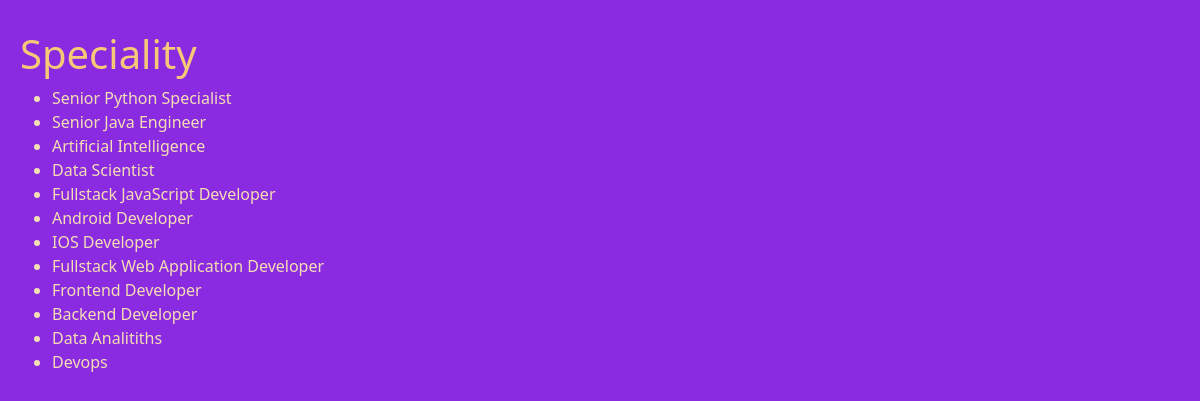
The app's page /courses/speciality/ with its own data.
### courses/models.py (models this page shows)
class Speciality(models.Model):
    name = models.CharField(max_length=100)
    code = models.IntegerField()
    start_date = models.DateField()
    is_active = models.BooleanField()
    def __str__(self):
        return self.name

### courses/views.py (the view)
# urls.py: path("courses/speciality/", speciality_list, name="speciality-list"),
def speciality_list(request):
    speciality = Speciality.objects.all()
    if len(speciality) == 0:
        speciality = "0"
    return render(request, "courses/speciality.html", {
            "speciality": speciality
        })

### courses/templates/courses/speciality.html (shortened to what this page needs)
<!DOCTYPE html>
<html lang="en">
<head>
    <link href="https://cdn.jsdelivr.net/npm/bootstrap@5.1.1/dist/css/bootstrap.min.css" rel="stylesheet">
    <link rel="stylesheet" href="/static/courses/main.css">
</head>
<body>
    {% if speciality != "0" %}
        <h1> Speciality </h1>
        <ul>
            {% for spec in speciality%}
            <li>
                {{ spec }}
            </li>
            {% endfor %}
        </ul>
    {% else %}
        <h1>No Speciality</h1>
    {% endif %}
</body>
</html>

### courses/static/courses/main.css (style rules this page uses)
body { background-color: blueviolet; color:rgb(245, 201, 119); padding: 30px 20px; }
li { color: wheat; }

### records on screen
Speciality: name "Senior Python Specialist"
Speciality: name "Senior Java Engineer"
Speciality: name "Artificial Intelligence"
Speciality: name "Data Scientist"
Speciality: name "Fullstack JavaScript Developer"
Speciality: name "Android Developer"
Speciality: name "IOS Developer"
Speciality: name "Fullstack Web Application Developer"
Speciality: name "Frontend Developer"
Speciality: name "Backend Developer"
Speciality: name "Data Analitiths"
Speciality: name "Devops"
